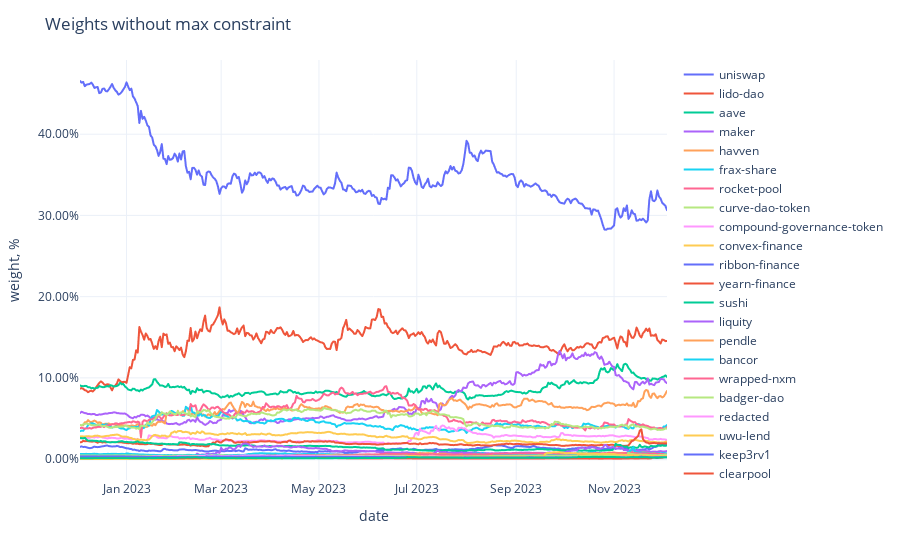

The notebook cell saved with this chart:
### Code cell
fig = px.line(weights,
              labels={'value': 'weight, %', 'variable': ''})
fig.update_traces(
    hovertemplate="%{y}"
)
fig.update_yaxes(
    tickformat=".2%",
)
fig.update_xaxes(
    showspikes=True,
    spikethickness=2,
    spikedash="dot",
    spikecolor="#999999",
    spikemode="across",
)
fig.update_layout(
    ## showlegend=False,
    hovermode="x",
    hoverdistance=100,  ## Distance to show hover label of data point
    spikedistance=1000,  ## Distance to show spike
    template='plotly_white',
    title='Weights without max constraint'
)

### Figure 1 — Plotly figure (JSON) as saved in the notebook; plotly's stock layout.template omitted (floating-point values rounded to 4 significant figures; data arrays with more than 128 entries replaced by an {"elided": "..."} marker saying what was removed)
{"data": [{"hovertemplate": "%{y}", "legendgroup": "uniswap", "line": {"color": "#636efa", "dash": "solid"}, "marker": {"symbol": "circle"}, "mode": "lines", "name": "uniswap", "showlegend": true, "type": "scattergl", "x": {"elided": "365 str values"}, "xaxis": "x", "y": {"elided": "365 float values"}, "yaxis": "y"}, {"hovertemplate": "%{y}", "legendgroup": "lido-dao", "line": {"color": "#EF553B", "dash": "solid"}, "marker": {"symbol": "circle"}, "mode": "lines", "name": "lido-dao", "showlegend": true, "type": "scattergl", "x": {"elided": "365 str values"}, "xaxis": "x", "y": {"elided": "365 float values"}, "yaxis": "y"}, {"hovertemplate": "%{y}", "legendgroup": "aave", "line": {"color": "#00cc96", "dash": "solid"}, "marker": {"symbol": "circle"}, "mode": "lines", "name": "aave", "showlegend": true, "type": "scattergl", "x": {"elided": "365 str values"}, "xaxis": "x", "y": {"elided": "365 float values"}, "yaxis": "y"}, {"hovertemplate": "%{y}", "legendgroup": "maker", "line": {"color": "#ab63fa", "dash": "solid"}, "marker": {"symbol": "circle"}, "mode": "lines", "name": "maker", "showlegend": true, "type": "scattergl", "x": {"elided": "365 str values"}, "xaxis": "x", "y": {"elided": "365 float values"}, "yaxis": "y"}, {"hovertemplate": "%{y}", "legendgroup": "havven", "line": {"color": "#FFA15A", "dash": "solid"}, "marker": {"symbol": "circle"}, "mode": "lines", "name": "havven", "showlegend": true, "type": "scattergl", "x": {"elided": "365 str values"}, "xaxis": "x", "y": {"elided": "365 float values"}, "yaxis": "y"}, {"hovertemplate": "%{y}", "legendgroup": "frax-share", "line": {"color": "#19d3f3", "dash": "solid"}, "marker": {"symbol": "circle"}, "mode": "lines", "name": "frax-share", "showlegend": true, "type": "scattergl", "x": {"elided": "365 str values"}, "xaxis": "x", "y": {"elided": "365 float values"}, "yaxis": "y"}, {"hovertemplate": "%{y}", "legendgroup": "rocket-pool", "line": {"color": "#FF6692", "dash": "solid"}, "marker": {"symbol": "circle"}, "mode": "lines", "name": "rocket-pool", "showlegend": true, "type": "scattergl", "x": {"elided": "365 str values"}, "xaxis": "x", "y": {"elided": "365 float values"}, "yaxis": "y"}, {"hovertemplate": "%{y}", "legendgroup": "curve-dao-token", "line": {"color": "#B6E880", "dash": "solid"}, "marker": {"symbol": "circle"}, "mode": "lines", "name": "curve-dao-token", "showlegend": true, "type": "scattergl", "x": {"elided": "365 str values"}, "xaxis": "x", "y": {"elided": "365 float values"}, "yaxis": "y"}, {"hovertemplate": "%{y}", "legendgroup": "compound-governance-token", "line": {"color": "#FF97FF", "dash": "solid"}, "marker": {"symbol": "circle"}, "mode": "lines", "name": "compound-governance-token", "showlegend": true, "type": "scattergl", "x": {"elided": "365 str values"}, "xaxis": "x", "y": {"elided": "365 float values"}, "yaxis": "y"}, {"hovertemplate": "%{y}", "legendgroup": "convex-finance", "line": {"color": "#FECB52", "dash": "solid"}, "marker": {"symbol": "circle"}, "mode": "lines", "name": "convex-finance", "showlegend": true, "type": "scattergl", "x": {"elided": "365 str values"}, "xaxis": "x", "y": {"elided": "365 float values"}, "yaxis": "y"}, {"hovertemplate": "%{y}", "legendgroup": "ribbon-finance", "line": {"color": "#636efa", "dash": "solid"}, "marker": {"symbol": "circle"}, "mode": "lines", "name": "ribbon-finance", "showlegend": true, "type": "scattergl", "x": {"elided": "365 str values"}, "xaxis": "x", "y": {"elided": "365 float values"}, "yaxis": "y"}, {"hovertemplate": "%{y}", "legendgroup": "yearn-finance", "line": {"color": "#EF553B", "dash": "solid"}, "marker": {"symbol": "circle"}, "mode": "lines", "name": "yearn-finance", "showlegend": true, "type": "scattergl", "x": {"elided": "365 str values"}, "xaxis": "x", "y": {"elided": "365 float values"}, "yaxis": "y"}, {"hovertemplate": "%{y}", "legendgroup": "sushi", "line": {"color": "#00cc96", "dash": "solid"}, "marker": {"symbol": "circle"}, "mode": "lines", "name": "sushi", "showlegend": true, "type": "scattergl", "x": {"elided": "365 str values"}, "xaxis": "x", "y": {"elided": "365 float values"}, "yaxis": "y"}, {"hovertemplate": "%{y}", "legendgroup": "liquity", "line": {"color": "#ab63fa", "dash": "solid"}, "marker": {"symbol": "circle"}, "mode": "lines", "name": "liquity", "showlegend": true, "type": "scattergl", "x": {"elided": "365 str values"}, "xaxis": "x", "y": {"elided": "365 float values"}, "yaxis": "y"}, {"hovertemplate": "%{y}", "legendgroup": "pendle", "line": {"color": "#FFA15A", "dash": "solid"}, "marker": {"symbol": "circle"}, "mode": "lines", "name": "pendle", "showlegend": true, "type": "scattergl", "x": {"elided": "365 str values"}, "xaxis": "x", "y": {"elided": "365 float values"}, "yaxis": "y"}, {"hovertemplate": "%{y}", "legendgroup": "bancor", "line": {"color": "#19d3f3", "dash": "solid"}, "marker": {"symbol": "circle"}, "mode": "lines", "name": "bancor", "showlegend": true, "type": "scattergl", "x": {"elided": "365 str values"}, "xaxis": "x", "y": {"elided": "365 float values"}, "yaxis": "y"}, {"hovertemplate": "%{y}", "legendgroup": "wrapped-nxm", "line": {"color": "#FF6692", "dash": "solid"}, "marker": {"symbol": "circle"}, "mode": "lines", "name": "wrapped-nxm", "showlegend": true, "type": "scattergl", "x": {"elided": "365 str values"}, "xaxis": "x", "y": {"elided": "365 float values"}, "yaxis": "y"}, {"hovertemplate": "%{y}", "legendgroup": "badger-dao", "line": {"color": "#B6E880", "dash": "solid"}, "marker": {"symbol": "circle"}, "mode": "lines", "name": "badger-dao", "showlegend": true, "type": "scattergl", "x": {"elided": "365 str values"}, "xaxis": "x", "y": {"elided": "365 float values"}, "yaxis": "y"}, {"hovertemplate": "%{y}", "legendgroup": "redacted", "line": {"color": "#FF97FF", "dash": "solid"}, "marker": {"symbol": "circle"}, "mode": "lines", "name": "redacted", "showlegend": true, "type": "scattergl", "x": {"elided": "365 str values"}, "xaxis": "x", "y": {"elided": "365 float values"}, "yaxis": "y"}, {"hovertemplate": "%{y}", "legendgroup": "uwu-lend", "line": {"color": "#FECB52", "dash": "solid"}, "marker": {"symbol": "circle"}, "mode": "lines", "name": "uwu-lend", "showlegend": true, "type": "scattergl", "x": {"elided": "365 str values"}, "xaxis": "x", "y": {"elided": "365 float values"}, "yaxis": "y"}, {"hovertemplate": "%{y}", "legendgroup": "keep3rv1", "line": {"color": "#636efa", "dash": "solid"}, "marker": {"symbol": "circle"}, "mode": "lines", "name": "keep3rv1", "showlegend": true, "type": "scattergl", "x": {"elided": "365 str values"}, "xaxis": "x", "y": {"elided": "365 float values"}, "yaxis": "y"}, {"hovertemplate": "%{y}", "legendgroup": "clearpool", "line": {"color": "#EF553B", "dash": "solid"}, "marker": {"symbol": "circle"}, "mode": "lines", "name": "clearpool", "showlegend": true, "type": "scattergl", "x": {"elided": "365 str values"}, "xaxis": "x", "y": {"elided": "365 float values"}, "yaxis": "y"}, {"hovertemplate": "%{y}", "legendgroup": "jpeg-d", "line": {"color": "#00cc96", "dash": "solid"}, "marker": {"symbol": "circle"}, "mode": "lines", "name": "jpeg-d", "showlegend": true, "type": "scattergl", "x": {"elided": "365 str values"}, "xaxis": "x", "y": {"elided": "365 float values"}, "yaxis": "y"}], "layout": {"hoverdistance": 100, "hovermode": "x", "legend": {"title": {"text": ""}, "tracegroupgap": 0}, "margin": {"t": 60}, "spikedistance": 1000, "title": {"text": "Weights without max constraint"}, "xaxis": {"anchor": "y", "domain": [0, 1], "showspikes": true, "spikecolor": "#999999", "spikedash": "dot", "spikemode": "across", "spikethickness": 2, "title": {"text": "date"}}, "yaxis": {"anchor": "x", "domain": [0, 1], "tickformat": ".2%", "title": {"text": "weight, %"}}}}
